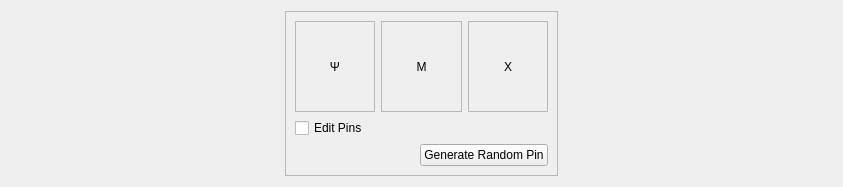
<?xml version="1.0" encoding="UTF-8"?>
<ui version="4.0">
 <class>LorenzCipher</class>
 <widget class="QWidget" name="LorenzCipher">
  <property name="geometry">
   <rect>
    <x>0</x>
    <y>0</y>
    <width>843</width>
    <height>187</height>
   </rect>
  </property>
  <property name="windowTitle">
   <string>Form</string>
  </property>
  <layout class="QHBoxLayout" name="horizontalLayout_3">
   <item>
    <spacer name="horizontalSpacer_3">
     <property name="orientation">
      <enum>Qt::Horizontal</enum>
     </property>
     <property name="sizeHint" stdset="0">
      <size>
       <width>40</width>
       <height>20</height>
      </size>
     </property>
    </spacer>
   </item>
   <item>
    <widget class="QFrame" name="frame_4">
     <property name="frameShape">
      <enum>QFrame::StyledPanel</enum>
     </property>
     <property name="frameShadow">
      <enum>QFrame::Raised</enum>
     </property>
     <layout class="QHBoxLayout" name="horizontalLayout_2">
      <item>
       <layout class="QGridLayout" name="gridLayout">
        <item row="1" column="1">
         <widget class="QCheckBox" name="checkBox">
          <property name="text">
           <string>Edit Pins</string>
          </property>
         </widget>
        </item>
        <item row="3" column="1">
         <layout class="QHBoxLayout" name="horizontalLayout_7">
          <item>
           <spacer name="horizontalSpacer">
            <property name="orientation">
             <enum>Qt::Horizontal</enum>
            </property>
            <property name="sizeHint" stdset="0">
             <size>
              <width>40</width>
              <height>20</height>
             </size>
            </property>
           </spacer>
          </item>
          <item>
           <widget class="QPushButton" name="m_generate_pin">
            <property name="text">
             <string>Generate Random Pin</string>
            </property>
           </widget>
          </item>
         </layout>
        </item>
        <item row="0" column="1">
         <layout class="QHBoxLayout" name="horizontalLayout">
          <item>
           <widget class="QFrame" name="frame_2">
            <property name="frameShape">
             <enum>QFrame::StyledPanel</enum>
            </property>
            <property name="frameShadow">
             <enum>QFrame::Raised</enum>
            </property>
            <layout class="QVBoxLayout" name="verticalLayout_3">
             <item>
              <widget class="QLabel" name="label">
               <property name="text">
                <string>Ψ</string>
               </property>
               <property name="alignment">
                <set>Qt::AlignCenter</set>
               </property>
              </widget>
             </item>
             <item>
              <layout class="QHBoxLayout" name="m_phi_layout"/>
             </item>
            </layout>
           </widget>
          </item>
          <item>
           <widget class="QFrame" name="frame_3">
            <property name="frameShape">
             <enum>QFrame::StyledPanel</enum>
            </property>
            <property name="frameShadow">
             <enum>QFrame::Raised</enum>
            </property>
            <layout class="QVBoxLayout" name="verticalLayout_4">
             <item>
              <widget class="QLabel" name="label_2">
               <property name="text">
                <string>Μ</string>
               </property>
               <property name="alignment">
                <set>Qt::AlignCenter</set>
               </property>
              </widget>
             </item>
             <item>
              <layout class="QHBoxLayout" name="m_mu_layout"/>
             </item>
            </layout>
           </widget>
          </item>
          <item>
           <widget class="QFrame" name="frame">
            <property name="frameShape">
             <enum>QFrame::StyledPanel</enum>
            </property>
            <property name="frameShadow">
             <enum>QFrame::Raised</enum>
            </property>
            <layout class="QVBoxLayout" name="verticalLayout_2">
             <item>
              <widget class="QLabel" name="label_3">
               <property name="text">
                <string>Χ</string>
               </property>
               <property name="alignment">
                <set>Qt::AlignCenter</set>
               </property>
              </widget>
             </item>
             <item>
              <layout class="QHBoxLayout" name="m_chi_layout"/>
             </item>
            </layout>
           </widget>
          </item>
         </layout>
        </item>
        <item row="2" column="1">
         <layout class="QVBoxLayout" name="m_pin_edit_layout"/>
        </item>
       </layout>
      </item>
     </layout>
    </widget>
   </item>
   <item>
    <spacer name="horizontalSpacer_2">
     <property name="orientation">
      <enum>Qt::Horizontal</enum>
     </property>
     <property name="sizeHint" stdset="0">
      <size>
       <width>40</width>
       <height>20</height>
      </size>
     </property>
    </spacer>
   </item>
  </layout>
 </widget>
 <resources/>
 <connections>
  <connection>
   <sender>m_generate_pin</sender>
   <signal>clicked()</signal>
   <receiver>LorenzCipher</receiver>
   <slot>generateRandomPin()</slot>
   <hints>
    <hint type="sourcelabel">
     <x>594</x>
     <y>295</y>
    </hint>
    <hint type="destinationlabel">
     <x>339</x>
     <y>158</y>
    </hint>
   </hints>
  </connection>
  <connection>
   <sender>checkBox</sender>
   <signal>toggled(bool)</signal>
   <receiver>LorenzCipher</receiver>
   <slot>showPins(bool)</slot>
   <hints>
    <hint type="sourcelabel">
     <x>421</x>
     <y>74</y>
    </hint>
    <hint type="destinationlabel">
     <x>421</x>
     <y>134</y>
    </hint>
   </hints>
  </connection>
 </connections>
 <slots>
  <slot>generateRandomPin()</slot>
  <slot>showPins(bool)</slot>
 </slots>
</ui>
